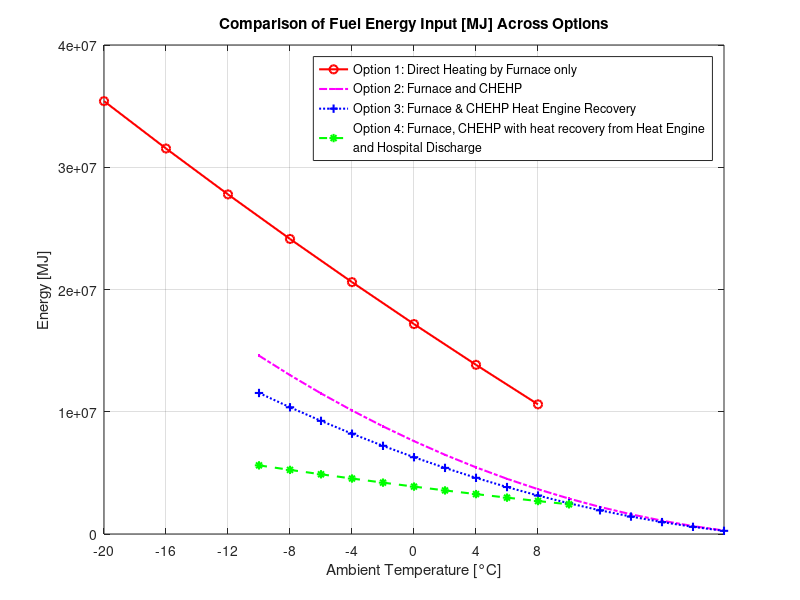
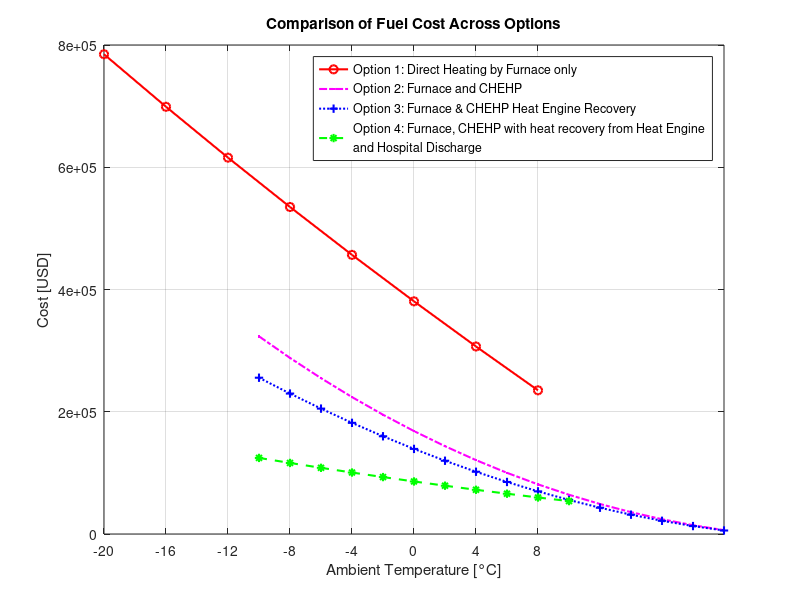
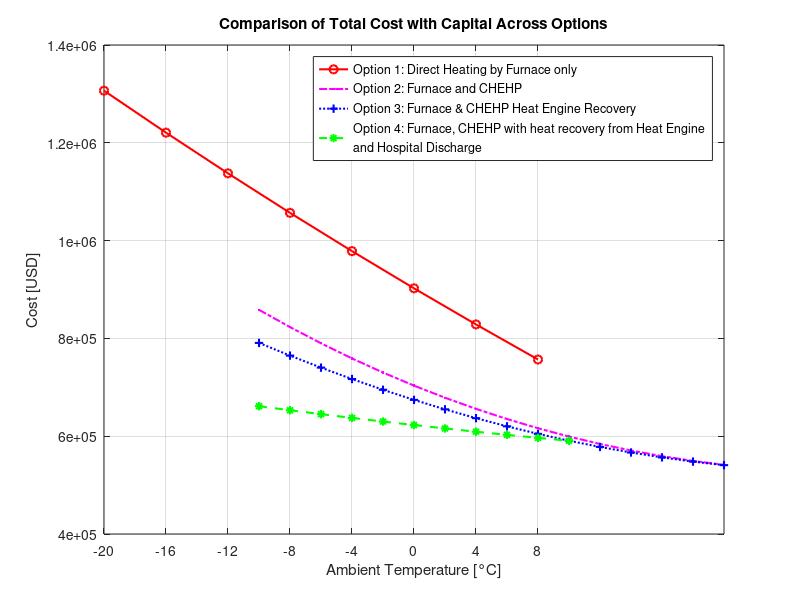
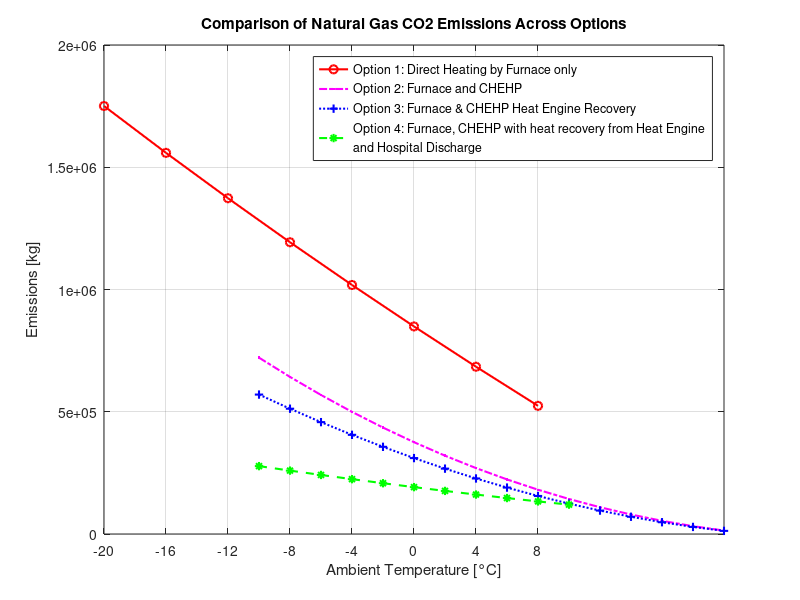

The MATLAB script that drew these images, in order:
clc; clearvars; close all;
%% Saving Variables
line_type = {'-', '-.', ':','--'};
line_color = {'r','m','b','g'};
marker_type = {'o','.','+','*'};

% Define variable names to load and plot dynamically
variable_names = {
    'T0_list_option1', ...
    'Energy_in_heatingwhole_MJ_winter_list_Teffect', ...
    'fuel_cost_furnace_winter_list_Teffect', ...
    'total_cost_withCapital_period_winter_list_Teffect', ...
    'natural_gas_CO2_emissions_winter_list_Teffect', ...
    'Energetic_efficiency_winter_list_Teffect(:,end)', ...
    'Exergetic_efficiency_winter_list_Teffect(:,end)'
};

% Define properties for plotting each variable
plot_titles = {
    'Ambient Temperature [°C]', ...
    'Fuel Energy Input [MJ]', ...
    'Fuel Cost', ...
    'Total Cost with Capital', ...
    'Natural Gas CO2 Emissions', ...
    'Overall Energy Efficiency [%]', ...
    'Overall Exergy Efficiency [%]'
};

y_labels = {
    'Temperature [°C]', ...
    'Energy [MJ]', ...
    'Cost [USD]', ...
    'Cost [USD]', ...
    'Emissions [kg]', ...
    'Efficiency [%]', ...
    'Efficiency [%]'
};
legend_title = {'Option 1: Direct Heating by Furnace only', ...
          'Option 2: Furnace and CHEHP', ...
          'Option 3: Furnace & CHEHP Heat Engine Recovery', ...
  sprintf(['Option 4: Furnace, CHEHP with heat recovery from Heat Engine \n' ...
                   'and Hospital Discharge'])};
% Loop over each variable to create separate figures
for jj = 2:length(variable_names) % Skip T0_list_option1 since it's an x-axis variable
    figure; % Create a new figure for each variable
    
    % Loop over the options (1 to 4)
    for ii = 1:4
        load(['HeatingSystemData_option' num2str(ii) '.mat']); % Load the data
        
        % Extract data dynamically using variable names
        x_data = eval(['T0_list_option' num2str(ii)]); % x-axis data
        y_data = eval(variable_names{jj});           % y-axis data
        
        % Plot the data with specified styles
        plot(x_data, y_data, ...
            [line_type{ii} line_color{ii} marker_type{ii}], ...
            'LineWidth', 1.5); hold on;
        if ii==1
            xticks(x_data); % Set x-axis ticks to match x_data;
        end
    end
    % Customize x-axis ticks
    
    % Add labels, title, and legend
    xlabel('Ambient Temperature [°C]');
    ylabel(y_labels{jj});
    title(['Comparison of ' plot_titles{jj} ' Across Options']);
    hlegend = legend(legend_title);
    set(hlegend, 'FontSize', 9);
    grid on;
end
%%
%% Additional Cost Analysis

ind = find(T0_list_option1==8); % 8 degree Celsius
kk=1;
load(['HeatingSystemData_option' num2str(kk) '.mat']); % Load the data
fuel_cost_option1 = fuel_cost_furnace_winter_list_Teffect(ind);

capital_cost_he = 100000; % $100,000 
capital_cost_hp = 50000; % $50,000
capital_cost_regHE = 10000; %$10,000
capital_cost_chehp = capital_cost_he + capital_cost_hp; % $100,000 
capital_cost_chehpRegHE = capital_cost_chehp+ capital_cost_regHE;


load('HeatingSystemData_option1.mat'); % Load the data
fuel_cost_option1 = fuel_cost_furnace_winter_list_Teffect(ind);
fuel_savings_option1 = 0;

load('HeatingSystemData_option2.mat'); % Load the data
fuel_cost_option2 = fuel_cost_furnace_winter_list_Teffect(ind);
fuel_savings_option2 =  fuel_cost_option1 -fuel_cost_option2;
savings_ratio_addcapital_option2 = fuel_savings_option2 / capital_cost_chehp;
breakeven_winterseasons_option2 = 1/savings_ratio_addcapital_option2;

load('HeatingSystemData_option3.mat'); % Load the data
fuel_cost_option3 = fuel_cost_furnace_winter_list_Teffect(ind);
fuel_savings_option3 = fuel_cost_option1-fuel_cost_option3;
savings_ratio_addcapital_option3 = fuel_savings_option3 / capital_cost_chehp;
breakeven_winterseasons_option3 = 1/savings_ratio_addcapital_option3;

load('HeatingSystemData_option4.mat'); % Load the data
fuel_cost_option4 = fuel_cost_furnace_winter_list_Teffect(ind);
fuel_savings_option4 = fuel_cost_option1-fuel_cost_option4;
savings_ratio_addcapital_option4 = fuel_savings_option4/ capital_cost_chehpRegHE;
breakeven_winterseasons_option4 = 1/savings_ratio_addcapital_option4;

breakeven_winterseasons = [breakeven_winterseasons_option2;...
    breakeven_winterseasons_option3;breakeven_winterseasons_option4];
figure; plot(breakeven_winterseasons)

figure; 


